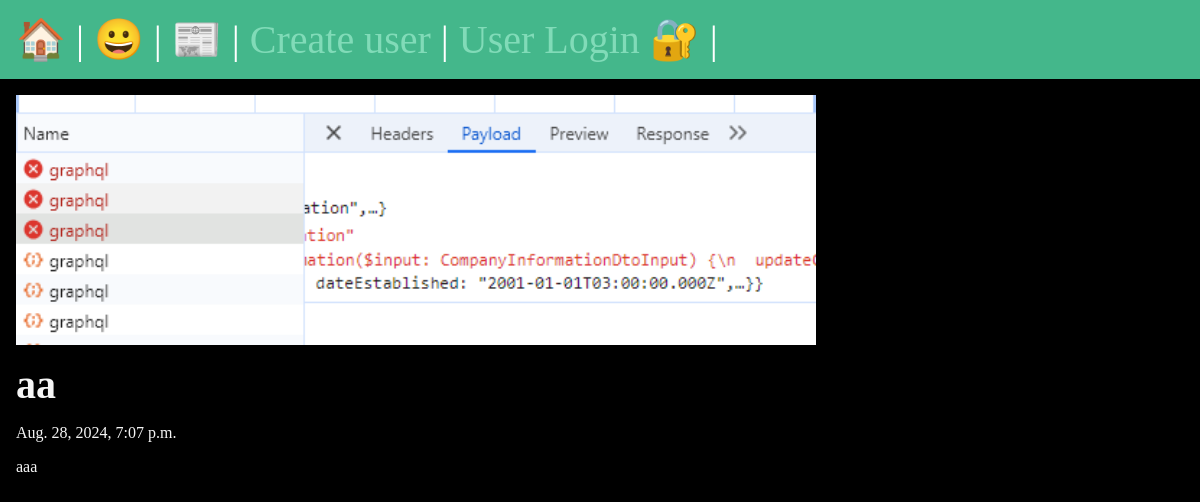
/posts/a, run on the app's committed database.
### posts/models.py (models this page shows, shortened)
class Post(models.Model):
    title = models.CharField(max_length=75)
    body = models.TextField()
    slug = models.SlugField()
    date = models.DateTimeField(auto_now_add=True)
    banner = models.ImageField(default='fallback.png', blank=True)
    author = models.ForeignKey(User, on_delete=models.CASCADE, default=None)

### posts/views.py (the view)
# urls.py: path('<slug:slug>', views.post_page, name='page'),
def post_page(request, slug):
    post = Post.objects.get(slug=slug)
    return render(request, 'posts/post_page.html',{'post':post})

### posts/templates/posts/post_page.html (shortened to what this page needs)
{% extends 'layout.html' %}
{% block content %}
    <section>
        <img
                class="banner"
                src="{{ post.banner.url }}"
                alt="{{ post.title }}"
        />
        <h1>{{ post.title }}</h1>
        <p>{{ post.date }}</p>
        <p>{{ post.body }}</p>
    </section>
{% endblock %}

### static/css/style.css (style rules this page uses)
* { margin: 0; padding: 0; box-sizing: border-box; }
body { min-height: 100vh; background-color: black; color: whitesmoke; font-size: 3rem; }
section { display: flex; flex-flow: column; gap: 1rem; }
h1, h2 { font-size: 2.5rem; }
p { font-size: 1rem; }
.banner { display: block; width: 100%; max-width: 800px; }

### data on the page
Post: banner (picture), title "aa", date "Aug. 28, 2024, 7:07 p.m.", body "aaa"
